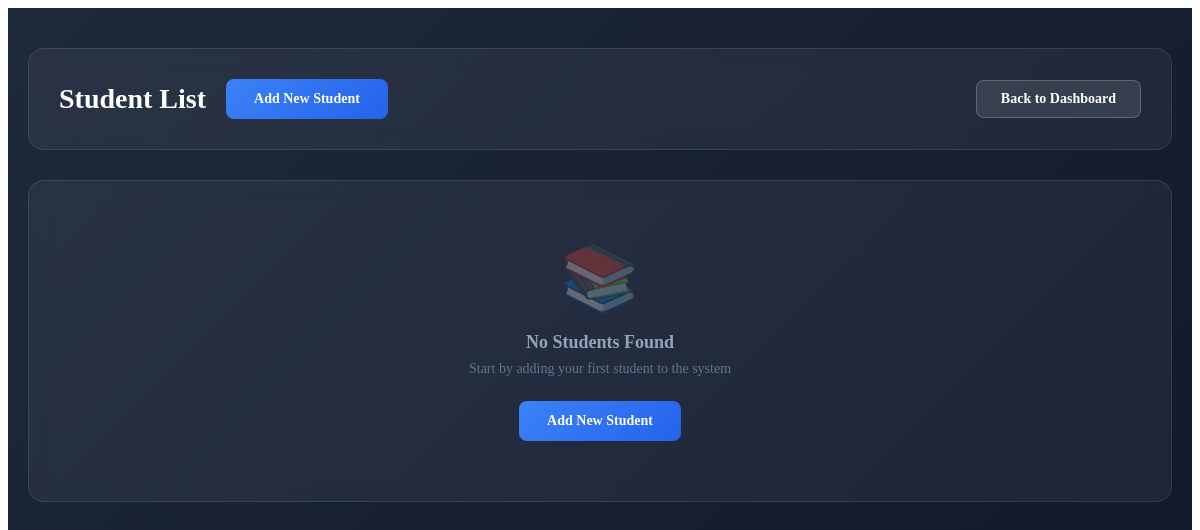
The page /students/ (signed in) on the database as committed earlier.
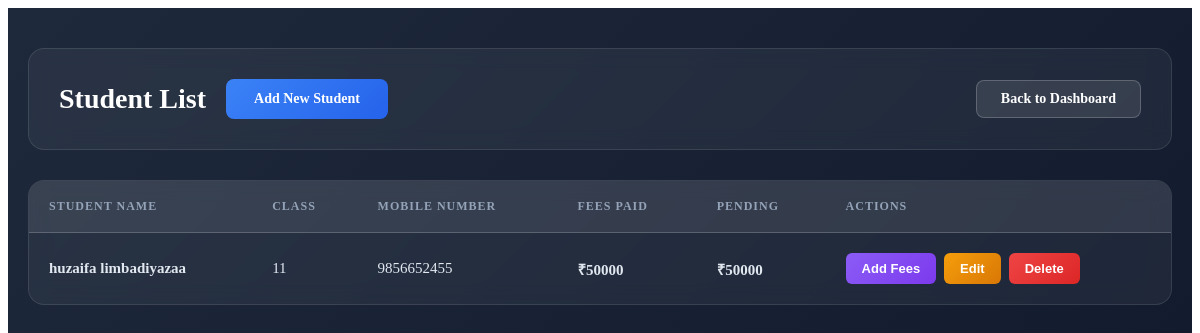
The same page on the database as committed later.
### app/models.py (models this page shows, shortened)
class Student(models.Model):
    first_name = models.CharField(max_length=100)
    surname = models.CharField(max_length=100)
    admission_no = models.CharField(max_length=50, unique=True)
    student_class = models.CharField(max_length=50)
    mobile = models.CharField(max_length=15)
    address = models.TextField()
    previous_institute = models.CharField(max_length=150)
    admission_date = models.DateField(auto_now_add=True)
    is_active = models.BooleanField(default=True)

### app/views.py (the view)
# urls.py: path("students/", views.student_list, name="student_list"),
def student_list(request):
    if not request.session.get("admin_id"):
        return redirect("login")
    students = Student.objects.all().order_by("-id")
    data = []
    for s in students:
        fees = Fees.objects.filter(student=s)
        paid = fees.aggregate(total=Sum("paid_amount"))["total"] or 0
        pending = fees.aggregate(total=Sum("remaining_amount"))["total"] or 0
        data.append({
            "student": s,
            "paid": paid,
            "pending": pending,
        })
    return render(request, "pages/student_list.html", {"data": data})

### templates/pages/student_list.html (shortened to what this page needs)
{% extends "base.html" %}
{% block content %}
<div class="page-container">
    <div class="content-wrapper">
        <div class="page-header">
            <div class="header-left">
                <h1 class="header-title">Student List</h1>
                <a href="{% url 'add_student' %}" class="add-student-btn">
                    Add New Student
                </a>
            </div>
            <a href="{% url 'home' %}" class="back-btn">Back to Dashboard</a>
        </div>
        <div class="table-card">
            {% if data %}
            <div class="table-wrapper">
                <table class="students-table">
                    <thead>
                        <tr>
                            <th>Student Name</th>
                            <th>Class</th>
                            <th>Mobile Number</th>
                            <th>Fees Paid</th>
                            <th>Pending</th>
                            <th>Actions</th>
                        </tr>
                    </thead>
                    <tbody>
                        {% for row in data %}
                        <tr>
                            <td class="student-name">{{ row.student.first_name }} {{ row.student.surname }}</td>
                            <td>{{ row.student.student_class }}</td>
                            <td>{{ row.student.mobile }}</td>
                            <td class="amount-paid">₹{{ row.paid }}</td>
                            <td class="amount-pending">₹{{ row.pending }}</td>
                            <td>
                                <div class="action-buttons">
                                    <a href="{% url 'add_fees' row.student.id %}">
                                        <button class="btn-action btn-fees">Add Fees</button>
                                    </a>
                                    <a href="{% url 'edit_student' row.student.id %}">
                                        <button class="btn-action btn-edit">Edit</button>
                                    </a>
                                    <a href="{% url 'delete_student' row.student.id %}">
                                        <button class="btn-action btn-delete">Delete</button>
                                    </a>
                                </div>
                            </td>
                        </tr>
                        {% endfor %}
                    </tbody>
                </table>
            </div>
            {% else %}
            <div class="empty-state">
                <div class="empty-icon">📚</div>
                <div class="empty-title">No Students Found</div>
                <div class="empty-text">Start by adding your first student to the system</div>
                <a href="{% url 'add_student' %}" class="add-student-btn">
                    Add New Student
                </a>
            </div>
            {% endif %}
        </div>
    </div>
</div>
{% endblock %}

### templates/base.html (shortened to what this page needs)
<!DOCTYPE html>
<html>
<head>
</head>
<body>
{% block content %}
{% endblock %}
</body>
</html>

### templates/pages/student_list.html (style rules this page uses)
.page-container { min-height: 100vh; background: linear-gradient(135deg, #1e293b 0%, #0f172a 100%); padding: 40px 20px; }
.content-wrapper { max-width: 1400px; margin: 0 auto; }
.page-header { background: rgba(255, 255, 255, 0.05); backdrop-filter: blur(10px); border: 1px solid rgba(255, 255, 255, 0.1); padding: 30px; border-radius: 16px; margin-bottom: 30px; display: flex; justify-content: space-between; align-items: center; flex-wrap: wrap; gap: 20px; }
.header-left { display: flex; align-items: center; gap: 20px; }
.header-title { color: #ffffff; font-size: 28px; font-weight: 700; margin: 0; }
.add-student-btn { padding: 12px 28px; background: linear-gradient(135deg, #3b82f6 0%, #2563eb 100%); color: white; border: none; border-radius: 8px; font-size: 14px; font-weight: 600; cursor: pointer; transition: all 0.3s ease; text-decoration: none; display: inline-block; }
.back-btn { padding: 10px 24px; background: rgba(255, 255, 255, 0.1); color: #ffffff; border: 1px solid rgba(255, 255, 255, 0.2); border-radius: 8px; text-decoration: none; font-weight: 600; font-size: 14px; transition: all 0.3s ease; }
.table-card { background: rgba(255, 255, 255, 0.05); backdrop-filter: blur(10px); border: 1px solid rgba(255, 255, 255, 0.1); border-radius: 16px; overflow: hidden; }
.table-wrapper { overflow-x: auto; }
.students-table { width: 100%; border-collapse: collapse; }
.students-table thead { background: rgba(255, 255, 255, 0.08); border-bottom: 1px solid rgba(255, 255, 255, 0.1); }
.students-table th { padding: 18px 20px; text-align: left; color: #94a3b8; font-size: 12px; font-weight: 700; text-transform: uppercase; letter-spacing: 1px; white-space: nowrap; }
.students-table tbody tr { border-bottom: 1px solid rgba(255, 255, 255, 0.05); transition: all 0.3s ease; }
.students-table tbody tr:last-child { border-bottom: none; }
.students-table td { padding: 20px; color: #e2e8f0; font-size: 15px; }
.student-name { font-weight: 600; color: #ffffff; }
.amount-paid { color: #10b981; font-weight: 600; }
.amount-pending { color: #ef4444; font-weight: 600; }
.action-buttons { display: flex; gap: 8px; flex-wrap: wrap; }
.btn-action { padding: 8px 16px; border: none; border-radius: 6px; font-size: 13px; font-weight: 600; cursor: pointer; transition: all 0.3s ease; text-decoration: none; display: inline-block; white-space: nowrap; }
.btn-fees { background: linear-gradient(135deg, #8b5cf6 0%, #7c3aed 100%); color: white; }
.btn-edit { background: linear-gradient(135deg, #f59e0b 0%, #d97706 100%); color: white; }
.btn-delete { background: linear-gradient(135deg, #ef4444 0%, #dc2626 100%); color: white; }

Rows that differ between the two databases and show on the page:
added Student: student.first_name "huzaifa", student.surname "limbadiyazaa", student.student_class "11", student.mobile "9856652455", paid "50000", pending "50000"
Other text that changed with them:
text no longer shown: "📚 No Students Found Start by adding your first student to the system Add New Student"
text now shown: "STUDENT NAME CLASS MOBILE NUMBER FEES PAID PENDING ACTIONS"
